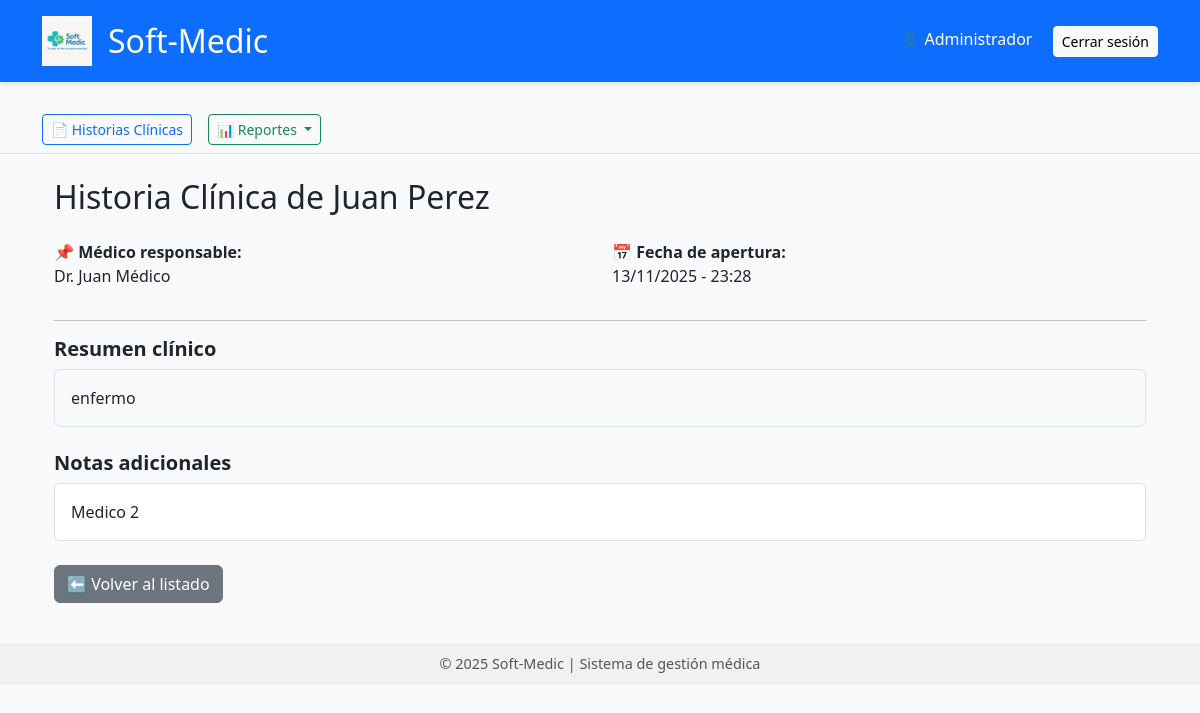
The page /historias/1/ (signed in) on the database its author committed.
### users/models.py (models this page shows, shortened)
class CustomUser(AbstractBaseUser, PermissionsMixin):
    ROLES = [
        ('ADMIN', 'Administrador'),
        ('MEDICO', 'Médico'),
        ('RECEPCIONISTA', 'Recepcionista'),
        ('PACIENTE', 'Paciente'),
    ]
    nombre = models.CharField(max_length=150, verbose_name='Nombre completo')
    correo = models.EmailField(unique=True, verbose_name='Correo electrónico')
    rol = models.CharField(max_length=20, choices=ROLES, default='RECEPCIONISTA', verbose_name='Rol')
    is_active = models.BooleanField(default=True)
    is_staff = models.BooleanField(default=False)
    date_joined = models.DateTimeField(default=timezone.now)
    first_name = models.CharField(max_length=150, blank=True, null=True)
    last_name = models.CharField(max_length=150, blank=True, null=True)
    USERNAME_FIELD = 'correo'
    REQUIRED_FIELDS = ['nombre']
    objects = CustomUserManager()
    @property
    def username(self):
        return self.nombre  # Puedes cambiar a f"{self.first_name} {self.last_name}" si quieres
    class Meta:
        verbose_name = 'Usuario'
        verbose_name_plural = 'Usuarios'
        ordering = ['nombre']

### historias/models.py (models this page shows, shortened)
class HistoriaClinica(models.Model):
    codigo_prestador = models.CharField("Código del Prestador", max_length=50, blank=True, null=True)
    nit_prestador = models.CharField("NIT", max_length=50, blank=True, null=True)
    direccion_prestador = models.CharField("Dirección", max_length=255, blank=True, null=True)
    telefono_prestador = models.CharField("Teléfono", max_length=50, blank=True, null=True)
    web_prestador = models.URLField("Web", blank=True, null=True)
    email_prestador = models.EmailField("Email", blank=True, null=True)
    paciente = models.ForeignKey(
        Paciente,
        on_delete=models.CASCADE,
        related_name='historias_clinicas'
    )
    fecha_apertura = models.DateTimeField(auto_now_add=True)
    fecha_ingreso = models.DateField("Fecha de Ingreso", default=timezone.now)
    hora_ingreso = models.TimeField("Hora de Ingreso", auto_now_add=True)
    fecha_cierre = models.DateField("Fecha Cierre HC", blank=True, null=True)
    numero_historia = models.CharField(
        "Nro. Historia",
        max_length=50,
        blank=True,
        null=True,
        unique=True
    )
    tipo_historia = models.CharField("Tipo de Historia", max_length=50, blank=True, null=True)
    usuario_registra = models.ForeignKey(
        settings.AUTH_USER_MODEL,
        on_delete=models.PROTECT,
        related_name='historias_registradas',
        blank=True,
        null=True
    )
    medico_responsable = models.ForeignKey(
        settings.AUTH_USER_MODEL,
        on_delete=models.PROTECT,
        related_name='historias_clinicas_medico'
    )
    motivo_consulta = models.TextField("Motivo de Consulta", blank=True, null=True)
    puerta_entrada = models.CharField("Puerta de Entrada / Ruta Prediagnóstica", max_length=255, blank=True, null=True)
    resumen_clinico = models.TextField("Resumen Clínico", blank=True, null=True)
    notas_adicionales = models.TextField("Notas Adicionales", blank=True, null=True)
    tiempo_evolucion = models.CharField("Tiempo de evolución", max_length=128, blank=True, null=True)
    sintomas_principales = models.TextField("Síntomas principales", blank=True, null=True)
    tratamiento_previo = models.TextField("Tratamiento previo", blank=True, null=True)
    revision_sistemas = JSONField("Revisión por sistemas", blank=True, null=True)
    fc = models.PositiveIntegerField("Frecuencia cardiaca (FC)", null=True, blank=True)
    fr = models.PositiveIntegerField("Frecuencia respiratoria (FR)", null=True, blank=True)
    ta_sist = models.CharField("TA sistólica/diastólica", max_length=16, blank=True, null=True)
    temperatura = models.DecimalField("Temperatura (°C)", max_digits=4, decimal_places=1, null=True, blank=True)
    saturacion = models.DecimalField("Saturación (%)", max_digits=5, decimal_places=2, null=True, blank=True)
    peso = models.DecimalField("Peso (kg)", max_digits=6, decimal_places=2, null=True, blank=True)
    talla = models.DecimalField("Talla (cm)", max_digits=5, decimal_places=2, null=True, blank=True)
    imc = models.DecimalField("IMC", max_digits=5, decimal_places=2, null=True, blank=True)
    examen_fisico = models.TextField("Examen físico", blank=True, null=True)
    diagnosticos = JSONField("Diagnósticos (CIE-10)", blank=True, null=True)
    plan_manejo = models.TextField("Plan de manejo", blank=True, null=True)
    medicamentos = models.TextField("Medicamentos / Prescripción", blank=True, null=True)
    recomendaciones = models.TextField("Recomendaciones", blank=True, null=True)
    created_at = models.DateTimeField(auto_now_add=True)
    updated_at = models.DateTimeField(auto_now=True)
    fecha_impresion = models.DateTimeField("Fecha de Impresión", default=timezone.now)
    class Meta:
        ordering = ['-fecha_ingreso']
        verbose_name = "Historia Clínica"
        verbose_name_plural = "Historias Clínicas"

### pacientes/models.py (models this page shows, shortened)
class Paciente(models.Model):
    nombre_completo = models.CharField(max_length=150, verbose_name="Nombre completo")
    identificacion = models.CharField(max_length=20, unique=True, verbose_name="Identificación")
    fecha_nacimiento = models.DateField(verbose_name="Fecha de nacimiento")
    contacto = models.CharField(max_length=100, blank=True, null=True, verbose_name="Contacto (teléfono o email)")
    eps = models.ForeignKey(EPS, on_delete=models.SET_NULL, null=True, blank=True, verbose_name="EPS / Aseguradora de salud")
    created_at = models.DateTimeField(auto_now_add=True, verbose_name="Creado en")
    updated_at = models.DateTimeField(auto_now=True, verbose_name="Actualizado en")
    class Meta:
        db_table = "paciente"
        ordering = ["nombre_completo"]
        verbose_name = "Paciente"
        verbose_name_plural = "Pacientes"

### historias/views.py (the view)
# urls.py: path('<int:pk>/', HistoriaClinicaDetailView.as_view(), name='ver_historia'),
class HistoriaClinicaDetailView(LoginRequiredMixin, DetailView):
    model = HistoriaClinica
    template_name = 'historias/historia_detail.html'
    context_object_name = 'historia'
    def dispatch(self, request, *args, **kwargs):
        historia = self.get_object()
        if not puede_ver_historia(request.user, historia):
            return HttpResponseForbidden("No tienes permiso para ver esta historia clínica.")
        return super().dispatch(request, *args, **kwargs)

### historias/permisos.py (called while the page is built)
def puede_ver_historia(user, historia):
    if user.rol == "MEDICO" and historia.medico_responsable == user:
        return True
    if user.rol in ["ADMIN", "RECEPCIONISTA"]:
        return True
    return False

### historias/templates/historias/historia_detail.html
{% extends "base.html" %}
{% block content %}
<section class="container mt-4">
    <h2 class="mb-4">
        Historia Clínica de {{ historia.paciente.nombre_completo }}
    </h2>
    <div class="row">
        <div class="col-md-6">
            <p><strong>📌 Médico responsable:</strong><br>
               {{ historia.medico_responsable.get_full_name|default:historia.medico_responsable.username }}
            </p>
        </div>
        <div class="col-md-6">
            <p><strong>📅 Fecha de apertura:</strong><br>
               {{ historia.fecha_ingreso|date:"d/m/Y" }} - {{ historia.hora_ingreso|time:"H:i" }}
            </p>
        </div>
    </div>
    <hr>
    <h5 class="mt-3"><strong>Resumen clínico</strong></h5>
    <div class="border p-3 rounded bg-light">
        {{ historia.resumen_clinico|default:"No registrado" }}
    </div>
    {% if historia.notas_adicionales %}
    <h5 class="mt-4"><strong>Notas adicionales</strong></h5>
    <div class="border p-3 rounded bg-white">
        {{ historia.notas_adicionales }}
    </div>
    {% endif %}
    <a href="{% url 'historias:listar_historias' %}" class="btn btn-secondary mt-4">
        ⬅ Volver al listado
    </a>
</section>
{% endblock %}

### softmedic/templates/base.html (shortened to what this page needs)
{% load static %}
<!DOCTYPE html>
<html lang="es">
<head>
    <link href="https://cdn.jsdelivr.net/npm/bootstrap@5.3.3/dist/css/bootstrap.min.css" rel="stylesheet">
</head>
<body>
<header class="bg-primary text-white py-3 mb-4">
    <div class="container d-flex justify-content-between align-items-center">
        <div class="d-flex align-items-center">
            <img src="{% static 'img/logo_softmedic.png' %}" alt="Logo Soft-Medic" class="logo me-3">
            <h2 class="m-0">Soft-Medic</h2>
        </div>
        <nav>
            {% if user.is_authenticated %}
                <span class="me-3">👤 {{ user.nombre }}</span>
                <a href="{% url 'users:logout' %}" class="btn btn-light btn-sm">Cerrar sesión</a>
            {% else %}
                <a href="{% url 'users:login' %}" class="text-white me-3 text-decoration-none">Iniciar sesión</a>
                <a href="{% url 'users:register' %}" class="text-white text-decoration-none">Registrarse</a>
            {% endif %}
        </nav>
    </div>
</header>
{% if user.is_authenticated %}
<nav class="bg-light border-bottom py-2">
    <div class="container d-flex gap-3 align-items-center">
        {% if user.rol == "ADMIN" or user.rol == "RECEPCIONISTA" %}
            <a href="{% url 'historias:listar_historias' %}" class="btn btn-outline-primary btn-sm">
                📄 Historias Clínicas
            </a>
        {% endif %}
        {% if user.rol == "ADMIN" or user.rol == "MEDICO" %}
        <div class="dropdown">
            <button class="btn btn-outline-success btn-sm dropdown-toggle" data-bs-toggle="dropdown">
                📊 Reportes
            </button>
        </div>
        {% endif %}
    </div>
</nav>
{% endif %}
<main class="container my-4">
    {% block content %}{% endblock %}
</main>
<footer>
    © 2025 Soft-Medic | Sistema de gestión médica
</footer>
</body>
</html>

### softmedic/templates/base.html (style rules this page uses)
body { background-color: #f8f9fa; }
header { box-shadow: 0 2px 6px rgba(0,0,0,0.1); }
footer { background: #f1f1f1; padding: 10px 0; text-align: center; margin-top: 40px; font-size: 0.9rem; color: #555; }
.logo { height: 50px; }

### rows shown on the page
CustomUser: nombre "Administrador"
HistoriaClinica: paciente.nombre_completo "Juan Perez", medico_responsable.get_full_name "Dr. Juan Médico", fecha_ingreso "13/11/2025", hora_ingreso "23:28", resumen_clinico "enfermo", notas_adicionales "Medico 2"
